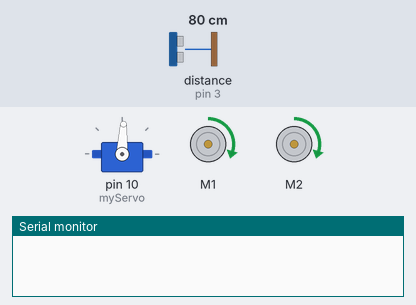
Bench run of a sketch on a simulated Arduino Uno, built with avr-gcc and run on an emulated ATmega328P. On the bench: servo, 2 × DC motor (green arrow = forward, orange = backward, longer = faster), the last lines printed to the serial monitor. Wiring (inferred from the names in the program): ultrasonic range finder: trigger pin 2; echo pin 3. The inputs (shaded band) are chosen by the test bench; at power-on: distance to the obstacle (sensor on pin 3) 80 cm. The echo pulse lasts 58.3 µs per cm.

Above: at 0.1 s.
At 2.1 s:
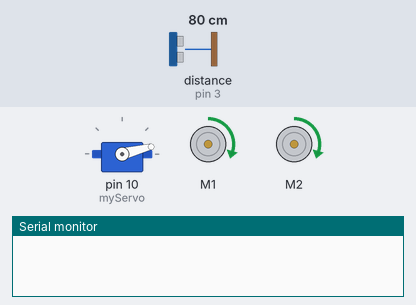
At 7.1 s:
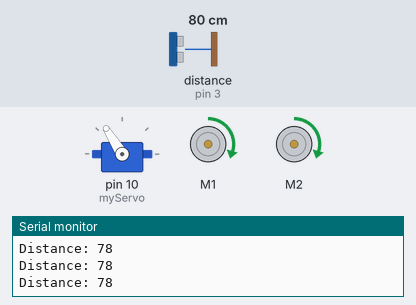
At 11.1 s:
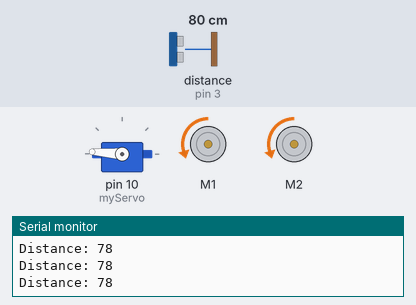
At 22.1 s:
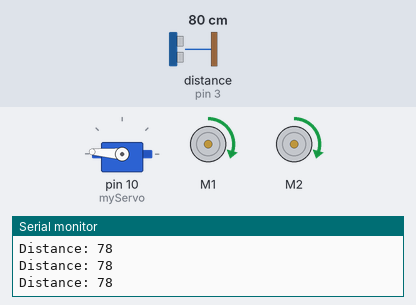
At 35.2 s:
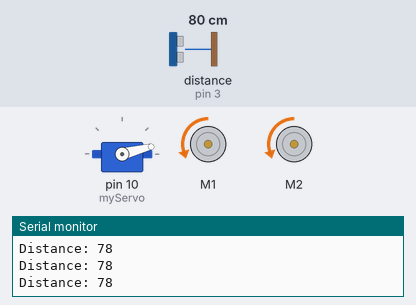
Timing chart, 0 to 40.0 s (numbered marks = the images above):
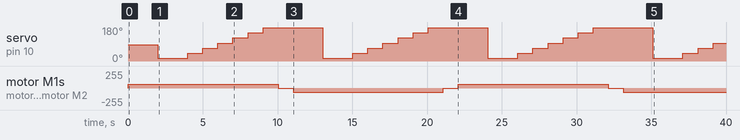

The sketch:

robotkit_with_servo_ultrasonic.ino
```cpp
#include <Servo.h>
#include <Wire.h>
#include <Adafruit_MotorShield.h>
#include "utility/Adafruit_MS_PWMServoDriver.h"

#define speedy 60

// defines pins numbers
const int trigPin = 2;
const int echoPin = 3;

// defines variables
long duration;
int distance;

int angle;   // variable to hold the angle for the servo motor
int x = 100;
int location = 500;
int y;
int turn = 0;

Servo myServo;  // create a servo object

// Create the motor shield object with the default I2C address
Adafruit_MotorShield AFMS = Adafruit_MotorShield();

// Select which 'port' M1, M2, M3 or M4. In this case, M1 and M2
Adafruit_DCMotor *motor1 = AFMS.getMotor(1);
Adafruit_DCMotor *motor2 = AFMS.getMotor(2);

void setup() {
  Serial.begin(9600);
  myServo.attach(10); // attaches the servo on pin 9 to the servo object
  pinMode(trigPin, OUTPUT); // Sets the trigPin as an Output
  pinMode(echoPin, INPUT); // Sets the echoPin as an Input

  AFMS.begin();  // create with the default frequency 1.6KHz
  //AFMS.begin(1000);  // OR with a different frequency, say 1KHz

  // Set the speed to start, from 0 (off) to 255 (max speed)
  motor1->setSpeed(speedy);
  motor1->run(FORWARD);
  // turn on motor
  motor1->run(RELEASE);

  motor2->setSpeed(speedy);
  motor2->run(BACKWARD);
  // turn on motor
  motor2->run(RELEASE);

  angle = map(500, 0, 1023, 0, 179);
  myServo.write(angle);
}

void loop() {
  if (turn == 0)
  {
    right();
    delay(2000);
    turn = turn + 1;
  }
  else
  {
    left();
    delay(2000);
    turn = turn - 1;
  }


  x = 14;
  myServo.write(x);
  delay(1000);

  while(x < 180)
  {
    myServo.write(x);
    x = x + 27.5;
    delay(1000);
    y = dist();
  }

  stopper();
  delay(1000);
}

int dist() {
  // Clears the trigPin
  digitalWrite(trigPin, LOW);
  delayMicroseconds(2);

  // Sets the trigPin on HIGH state for 10 micro seconds
  digitalWrite(trigPin, HIGH);
  delayMicroseconds(10);
  digitalWrite(trigPin, LOW);

  // Reads the echoPin, returns the sound wave travel time in microseconds
  duration = pulseIn(echoPin, HIGH);

  // Calculating the distance
  distance = duration * 0.034 / 2;

  // Prints the distance on the Serial Monitor
  Serial.print("Distance: ");
  Serial.println(distance);
  return distance;
}

void forward()
{
  motor1->run(FORWARD);
  motor2->run(BACKWARD);
  motor1->setSpeed(speedy);
  motor2->setSpeed(speedy);
}

void backward()
{
  motor1->run(BACKWARD);
  motor2->run(FORWARD);
  motor1->setSpeed(speedy);
  motor2->setSpeed(speedy);
}

void right()
{
  motor1->run(FORWARD);
  motor2->run(FORWARD);
  motor1->setSpeed(speedy);
  motor2->setSpeed(speedy);
}

void left()
{
  motor1->run(BACKWARD);
  motor2->run(BACKWARD);
  motor1->setSpeed(speedy);
  motor2->setSpeed(speedy);
}

void stopper()
{
  //motor1->run(BACKWARD);
  //motor2->run(BACKWARD);
  motor1->setSpeed(0);
  motor2->setSpeed(0);
}
```

Measured:
- by itself, servo on pin 10 (myServo): repeats every 11.0 s: 41° 1.0 s, 68° 1.0 s, 95° 1.0 s, 122° 1.0 s, 149° 1.0 s, 176° 4.0 s, 14° 2.0 s
- by itself, motor M1, motor M2: stopped → forward 60/255 at 0.00 s, → stopped 10.0 s later, → backward 60/255 1.0 s later, → stopped 10.0 s later, … (7 changes in this stretch)
